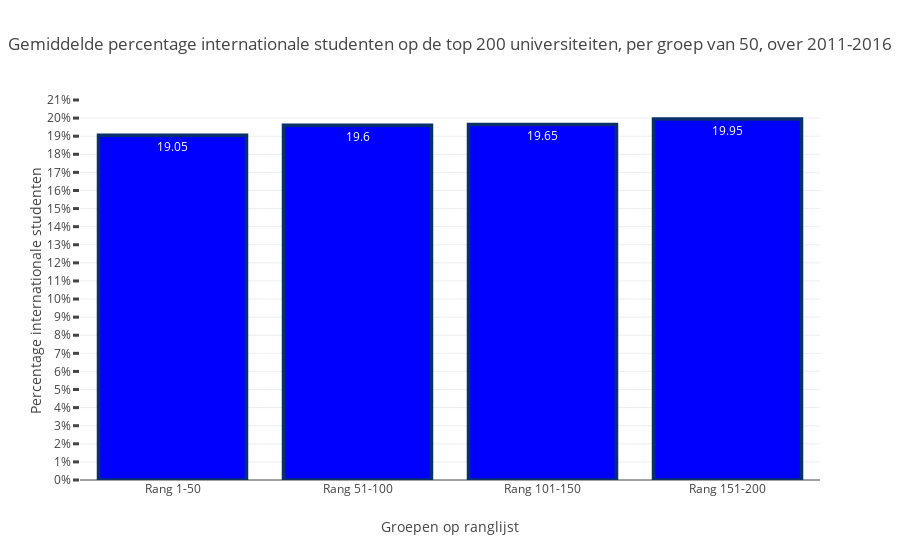

The cell this chart's notebook holds for it:
### Code cell
groupdivided_barchart()

### Figure 1 — Plotly figure (JSON) as saved in the notebook; plotly's stock layout.template omitted (floating-point values rounded to 4 significant figures)
{"data": [{"marker": {"color": "rgb(0,0,255)", "line": {"color": "rgb(8,48,107)", "width": 3.5}}, "text": [19.05, 19.6, 19.65, 19.95], "textposition": "auto", "type": "bar", "uid": "e66d0312-4832-42dd-92b1-d53f811b7bc7", "x": ["Rang 1-50", "Rang 51-100", "Rang 101-150", "Rang 151-200"], "y": [19.05, 19.6, 19.65, 19.95]}], "layout": {"title": {"text": "Gemiddelde percentage internationale studenten op de top 200 universiteiten, per groep van 50, over 2011-2016"}, "xaxis": {"title": {"text": "Groepen op ranglijst"}}, "yaxis": {"ticklen": 6, "tickmode": "linear", "ticksuffix": "%", "tickwidth": 3, "title": {"text": "Percentage internationale studenten"}}}}
